Frame 1 (no input): blank canvas, image omitted
Frame 60 (no input): blank canvas, image omitted
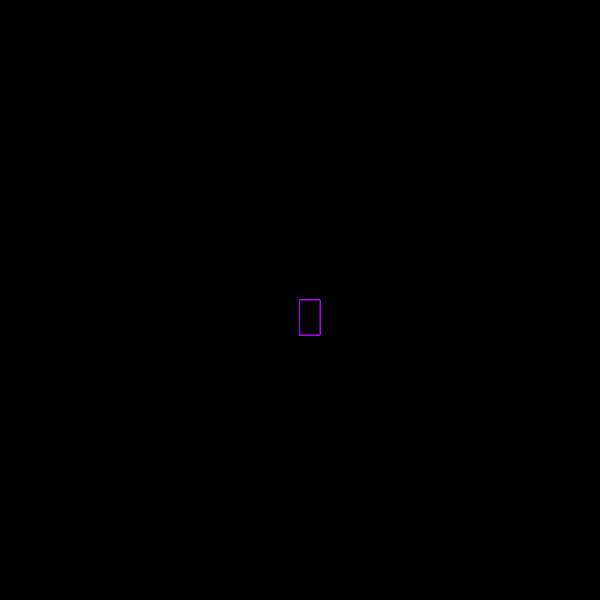
Frame 120 (the mouse pressed at the canvas centre since frame 60)

The p5.js sketch whose frames 1 and 60 were blank and that drew this single picture after the mouse press (run headless with seeded random() and noise() and a simulated clock; from frame 60 on, the mouse is pressed at the canvas centre):

// p5.js sketch
// ── sketch.js
function setup() {
  createCanvas(600, 600);
  background("black");
}

function draw() {
  stroke("rgb(176,0,255)");
  fill("black");
    
  // console.log(mouseIsPressed)

  if (mouseIsPressed) {
    rect(mouseX, mouseY, 20, 35);
  }
}

// ── sktech.js
function setup() {
    createCanvas(600, 600);
    background("black");
  }
  
  function draw() {
    stroke("rgb(176,0,255)");
    fill("black");
  
    // console.log(mouseIsPressed)
  
    if (mouseIsPressed) {
      rect(mouseX, mouseY, 20, 35);
    }
  }
